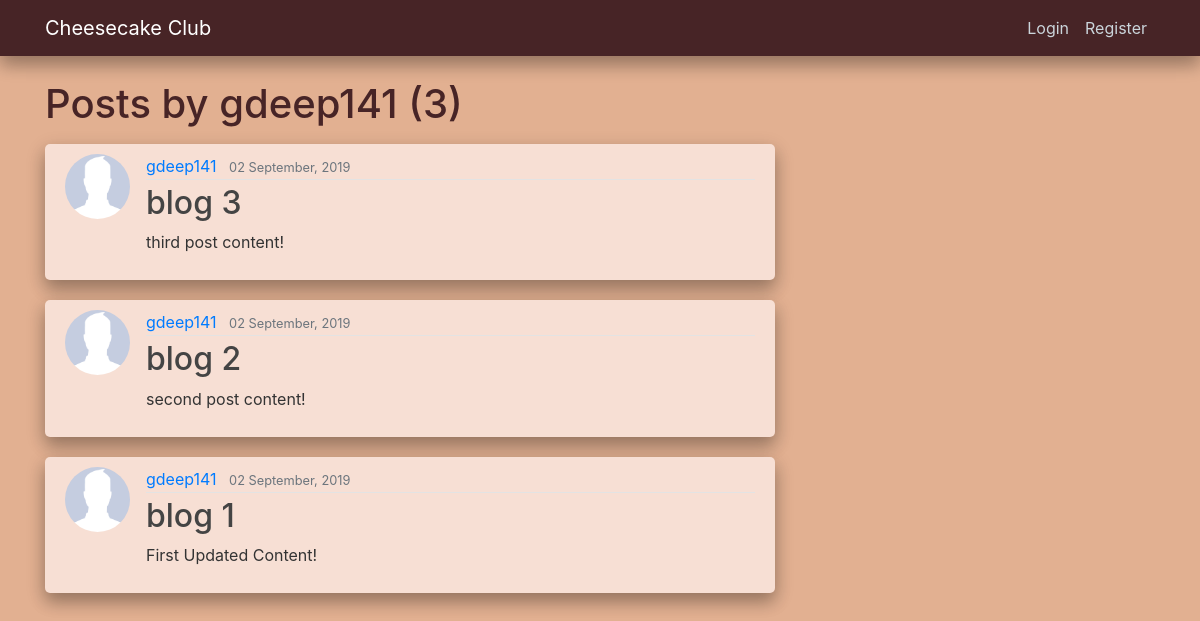
Page /user/gdeep141 on the earlier database version.
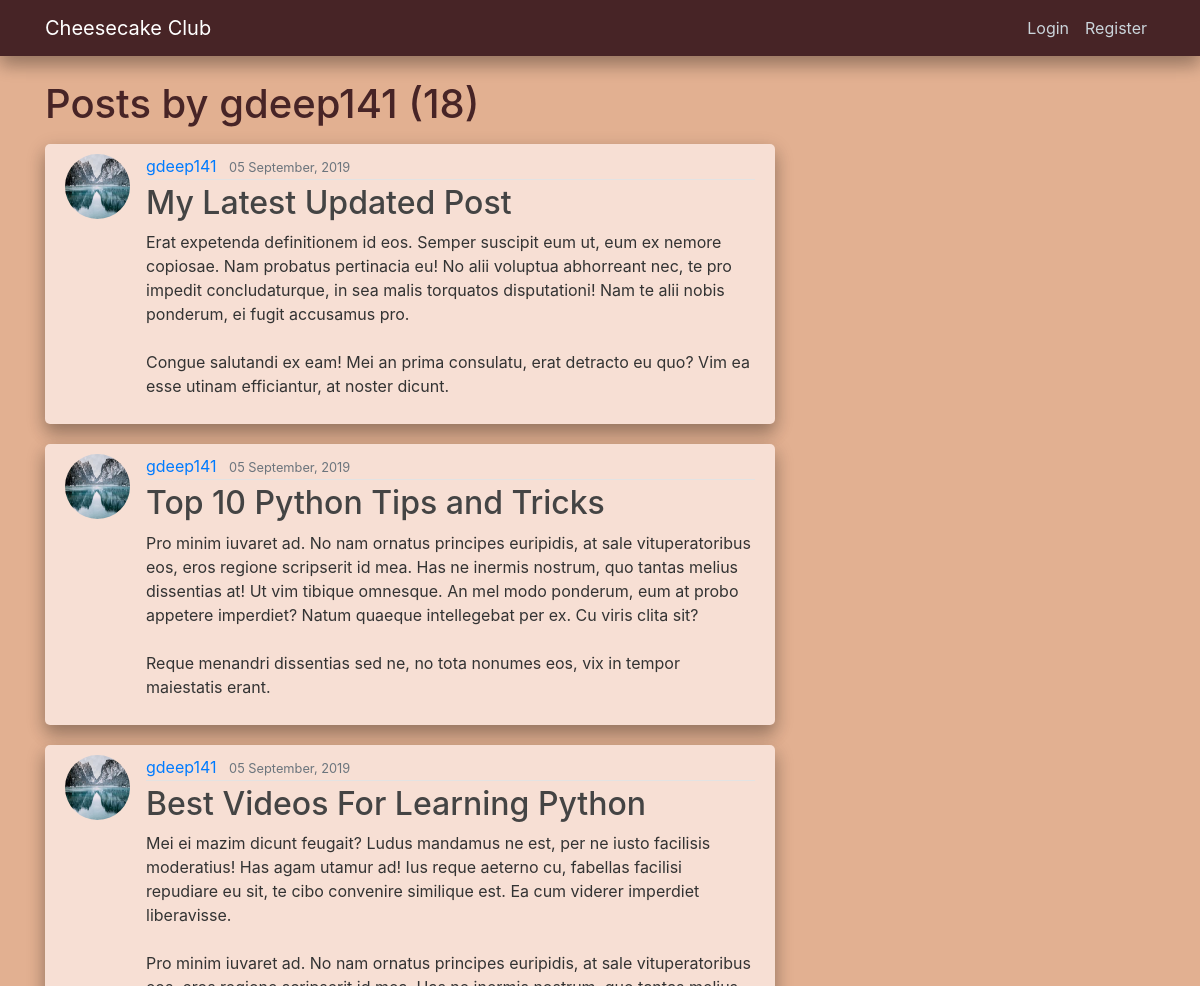
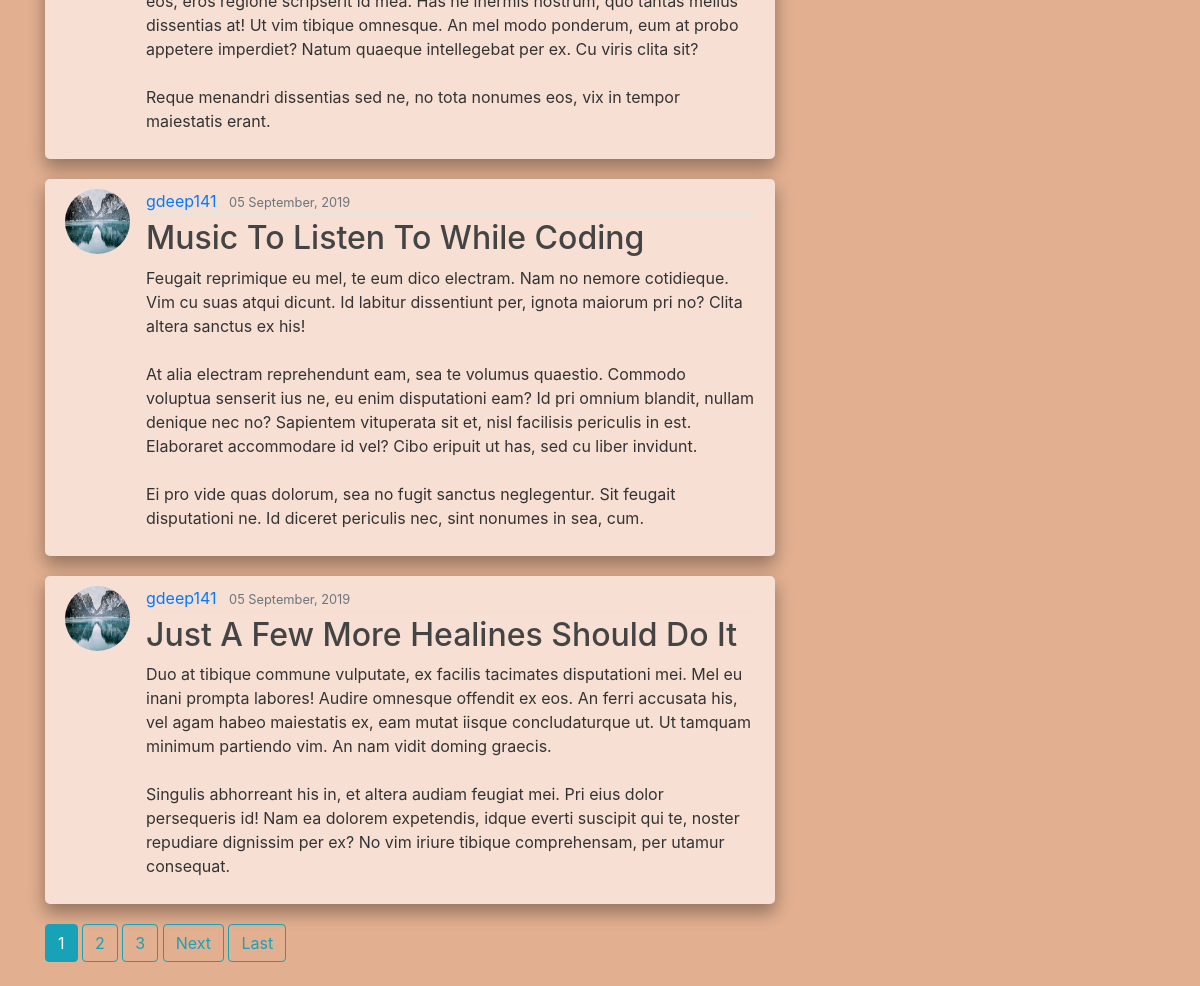
Same page on the later database version (2 pictures, top to bottom).
### blog/models.py (models this page shows, shortened)
class Post(models.Model):
    title = models.CharField(max_length=100)
    content = models.TextField()
    """
    don't use parenthesis for timezone.now as we don't want to call the function
    at that point - we just want to pass it in
    """
    date_posted = models.DateTimeField(default=timezone.now)
    author = models.ForeignKey(User, on_delete=models.CASCADE) # Post deleted if user is deleted

### users/models.py (models this page shows, shortened)
class Profile(models.Model):
    user = models.OneToOneField(User, on_delete=models.CASCADE)
    image = models.ImageField(default='illusion.jpg', upload_to='profile_pics')

### blog/views.py (the view)
# urls.py: path('user/<str:username>', UserPostListView.as_view(), name="user-posts"),
class UserPostListView(ListView):
    model = Post
    template_name = 'blog/user_posts.html'  # Replaces default template name
    context_object_name = 'posts'           # Replaces default object name
    paginate_by = 5                         # Posts per page
    def get_queryset(self):
        user = get_object_or_404(User, username=self.kwargs.get('username'))
        return Post.objects.filter(author=user).order_by('-date_posted')

### blog/templates/blog/user_posts.html (shortened to what this page needs)
{% extends "blog/base.html" %}
{% block content %}
    <h1 class="mb-3">Posts by {{ view.kwargs.username }} ({{ page_obj.paginator.count }})</h1>
    {% for post in posts %}
        <article class="media content-section">
            <img class="rounded-circle article-img" src="{{ post.author.profile.image.url }}">
            <div class="media-body">
                <div class="article-metadata">
                    <a class="mr-2" href="{% url 'user-posts' post.author.username %}">{{ post.author }}</a>
                    <small class="text-muted">{{ post.date_posted|date:"d F, Y" }}</small>
                </div>
                <h2><a class="article-title" href="{% url 'post-detail' post.id %}">{{ post.title }}</a></h2>
                <p class="article-content">{{ post.content }}</p>
            </div>
        </article>
    {% endfor %}
    {% if is_paginated %}
        {% for num in page_obj.paginator.page_range %}
            {% if page_obj.number == num %}
                <a class="btn btn-info mb-4" href="?page={{ num }}">{{ num }}</a>
            {% elif num > page_obj.number|add:'-3' and num < page_obj.number|add:'3' %}
                <a class="btn btn-outline-info mb-4" href="?page={{ num }}">{{ num }}</a>
            {% endif %}
        {% endfor %}
        {% if page_obj.has_next %}
            <a class="btn btn-outline-info mb-4" href="?page={{ page_obj.next_page_number }}">Next</a>
            <a class="btn btn-outline-info mb-4" href="?page={{ page_obj.paginator.num_pages }}">Last</a>
        {% endif %}
    {% endif %}
{% endblock content %}

Differences in the rows shown:
no longer on this page (row unchanged): Post: author.profile.image (picture), author "gdeep141", date_posted "02 September, 2019", title "blog 3", content "third post content!"
no longer on this page (row unchanged): Post: author.profile.image (picture), author "gdeep141", date_posted "02 September, 2019", title "blog 2", content "second post content!"
no longer on this page (row unchanged): Post: author.profile.image (picture), author "gdeep141", date_posted "02 September, 2019", title "blog 1", content "First Updated Content!"
added Post: author.profile.image (picture), author "gdeep141", date_posted "05 September, 2019", title "My Latest Updated Post", content "Erat expetenda definitionem id eos. Semper suscipit eum ut, eum ex nemore copiosae. Nam probatus pertinacia eu! No alii voluptua abhorreant nec, te pro impedit concludaturque, in sea malis torquatos disputationi! Nam te alii nobis ponderum, ei fugit accusamus pro. Congue salutandi ex eam! Mei an prima consulatu, erat detracto eu quo? Vim ea esse utinam efficiantur, at noster dicunt."
added Post: author.profile.image (picture), author "gdeep141", date_posted "05 September, 2019", title "Top 10 Python Tips and Tricks", content "Pro minim iuvaret ad. No nam ornatus principes euripidis, at sale vituperatoribus eos, eros regione scripserit id mea. Has ne inermis nostrum, quo tantas melius dissentias at! Ut vim tibique omnesque. An mel modo ponderum, eum at probo appetere imperdiet? Natum quaeque intellegebat per ex. Cu viris clita sit? Reque menandri dissentias sed ne, no tota nonumes eos, vix in tempor maiestatis erant."
added Post: author.profile.image (picture), author "gdeep141", date_posted "05 September, 2019", title "Best Videos For Learning Python", content "Mei ei mazim dicunt feugait? Ludus mandamus ne est, per ne iusto facilisis moderatius! Has agam utamur ad! Ius reque aeterno cu, fabellas facilisi repudiare eu sit, te cibo convenire similique est. Ea cum viderer imperdiet liberavisse. Pro minim iuvaret ad. No nam ornatus principes euripidis, at sale vituperatoribus eos, eros regione scripserit id mea. Has ne inermis nostrum, quo tantas melius dissentias at! Ut vim tibique omnesque. An mel modo ponderum, eum at probo appetere imperdiet? Natum quaeque intellegebat per ex. Cu viris clita sit? Reque menandri dissentias sed ne, no tota nonumes eos, vix in tempor maiestatis erant."
added Post: author.profile.image (picture), author "gdeep141", date_posted "05 September, 2019", title "Music To Listen To While Coding", content "Feugait reprimique eu mel, te eum dico electram. Nam no nemore cotidieque. Vim cu suas atqui dicunt. Id labitur dissentiunt per, ignota maiorum pri no? Clita altera sanctus ex his! At alia electram reprehendunt eam, sea te volumus quaestio. Commodo voluptua senserit ius ne, eu enim disputationi eam? Id pri omnium blandit, nullam denique nec no? Sapientem vituperata sit et, nisl facilisis periculis in est. Elaboraret accommodare id vel? Cibo eripuit ut has, sed cu liber invidunt. Ei pro vide quas dolorum, sea no fugit sanctus neglegentur. Sit feugait disputationi ne. Id diceret periculis nec, sint nonumes in sea, cum."
added Post: author.profile.image (picture), author "gdeep141", date_posted "05 September, 2019", title "Just A Few More Healines Should Do It", content "Duo at tibique commune vulputate, ex facilis tacimates disputationi mei. Mel eu inani prompta labores! Audire omnesque offendit ex eos. An ferri accusata his, vel agam habeo maiestatis ex, eam mutat iisque concludaturque ut. Ut tamquam minimum partiendo vim. An nam vidit doming graecis. Singulis abhorreant his in, et altera audiam feugiat mei. Pri eius dolor persequeris id! Nam ea dolorem expetendis, idque everti suscipit qui te, noster repudiare dignissim per ex? No vim iriure tibique comprehensam, per utamur consequat."
Other differences:
{{ page_obj.paginator.count }}: "3" → "18"
new list line: "1"
new list line: "2"
new list line: "3"
text now shown: "Next Last"
